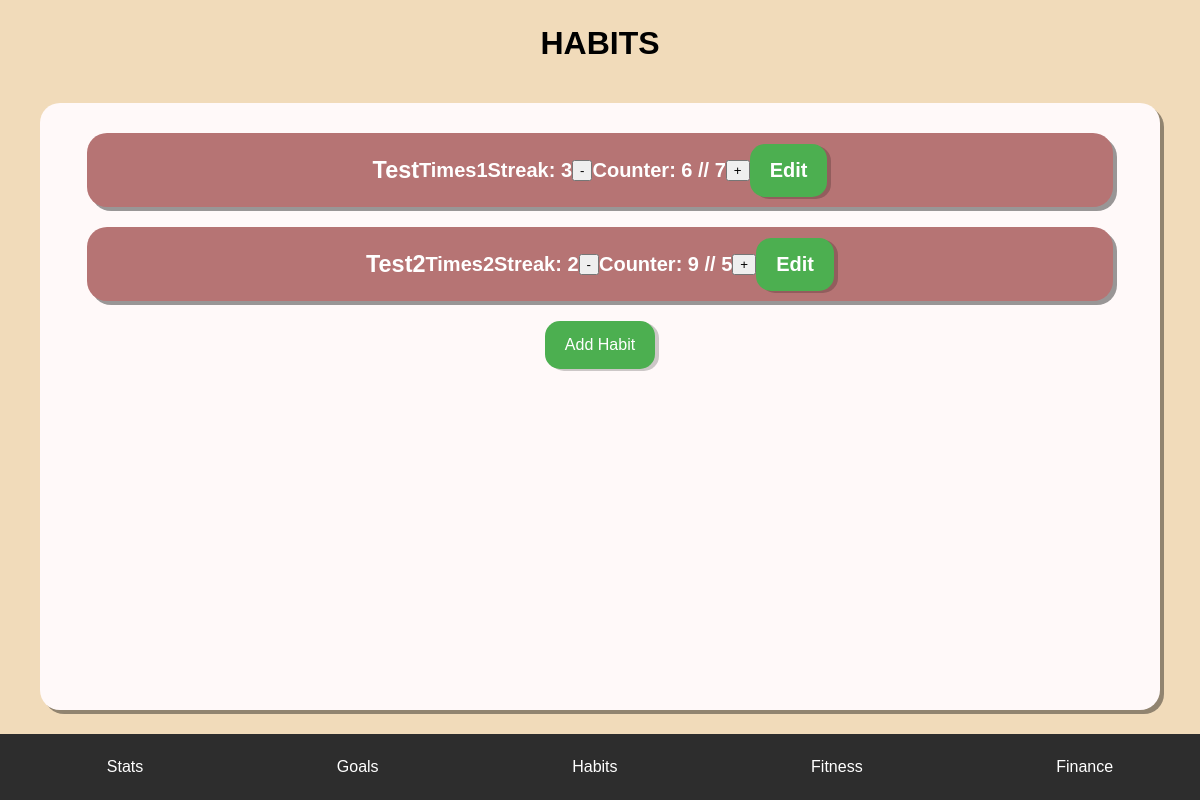
Page /Habit.html on the earlier database version.
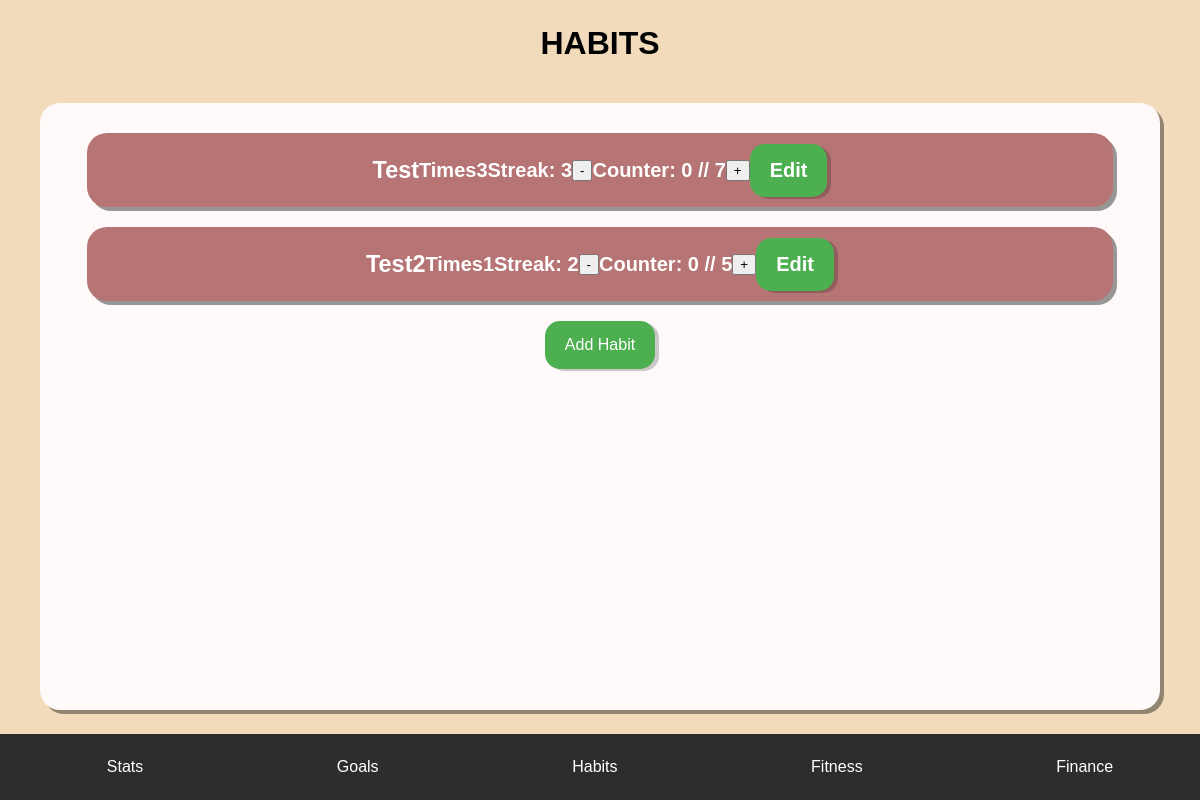
Same page on the later database version.
### tables this page shows
CREATE TABLE habits (
        id INTEGER PRIMARY KEY AUTOINCREMENT,
        Name TEXT NOT NULL,
        Goal INTEGER NOT NULL,
        Increment INTEGER NOT NULL,
        Unit TEXT NOT NULL,
        Progress INTEGER DEFAULT 0,
        Streak INTEGER DEFAULT 0
    );

### app.py (the view)
@app.route('/')
@app.route('/Habit.html')
def home():
    conn = get_db_connection()
    cursor = conn.cursor()
    cursor.execute("SELECT * FROM habits")
    habits = cursor.fetchall()
    habit_data = []
    for habit in habits:
        habit_data.append({
            'id': habit['id'],
            'Name': habit['Name'],
            'Goal': habit['Goal'],
            'Increment': habit['Increment'],
            'Unit': habit['Unit'],
            'Progress': habit['Progress'],
            'Streak': habit['Streak']
        })
    conn.close()
    return render_template('Habit.html', habits=habit_data)

### app.py (called while the page is built)
def get_db_connection():
    conn = sqlite3.connect('Tracker.db')
    conn.row_factory = sqlite3.Row
    return conn

### templates/Habit.html (shortened to what this page needs)
<!DOCTYPE html>
<html lang="en">
<head>
  <link rel="stylesheet" href="/static/styles.css">
</head>
<body>
  <h1>HABITS</h1>
  <div class="tracked-container" id="habit-container">
    {% for habit in habits %}
    <div class="tracked-item">
      <h3>{{ habit['Name'] }} </h3>
      <p>{{ habit['Unit'] }} </p>
      <p>{{ habit['Increment'] }}</p>
      <p>Streak: {{ habit['Streak'] }}</p>
      <button onclick="decrementCounter({{ habit['id'] }})">-</button>
      <p>Counter: <span id="progress-{{ habit['id'] }}">{{ habit['Progress'] }}</span> // {{ habit['Goal'] }}</p>
      <button onclick="incrementCounter({{ habit['id'] }})">+</button>
      <a href="ManageHabit.html?id= {{habit.id}} ">Edit</a>
    </div>
    {% endfor %}
    <a href="AddHabit.html">Add Habit</a>
  </div>
  <nav class="navbar">
      <a href="Stat.html">Stats</a>
      <a href="Goal.html">Goals</a>
      <a href="Habit.html">Habits</a>
      <a href="Fitness.html">Fitness</a>
      <a href="Finance.html">Finance</a>
</body>
</html>

### static/styles.css (style rules this page uses)
body { background-color: #f1dbba; font-family: 'Arial', sans-serif; margin: 0; box-sizing: border-box; height: 100vh; display: flex; font-style: bold; flex-direction: column; }
h1 { text-align: center; margin-top: 25px; color: #000000; }
.tracked-container { width: 90%; margin: 20px auto; margin-bottom: 90px; flex: 1; background-color: #fff9f9; border-radius: 20px; display: flex; flex-direction: column; align-items: center; overflow-y: auto; padding: 20px; box-shadow: 4px 4px rgba(0, 0, 0, 0.4); }
.tracked-container a { background-color: #4CAF50; text-decoration: none; color: white; padding: 15px 20px; margin: 10px 0; border: none; cursor: pointer; border-radius: 15px; box-shadow: 4px 2px rgba(0, 0, 0, 0.2); }
.tracked-item { width: 95%; margin: 10px 0; height: auto; background-color: rgb(182, 116, 116); border-radius: 20px; color: white; display: flex; align-items: center; justify-content: center; overflow-wrap: anywhere; font-size: 20px; font-weight: bold; box-shadow: 4px 4px rgba(0, 0, 0, 0.4); }
.navbar { background-color: #2d2d2d; position: fixed; bottom: 0; left: 0; width: 100%; display: flex; align-items: center; justify-content: space-around; padding: 10px; }
.navbar a { float: left; display: block; color: white; padding: 14px 16px; text-decoration: none; border-radius: 15px; }

Differences in the rows shown:
changed habits "Test": Increment "1" → "3"; Progress "6" → "0"
changed habits "Test2": Increment "2" → "1"; Progress "9" → "0"
